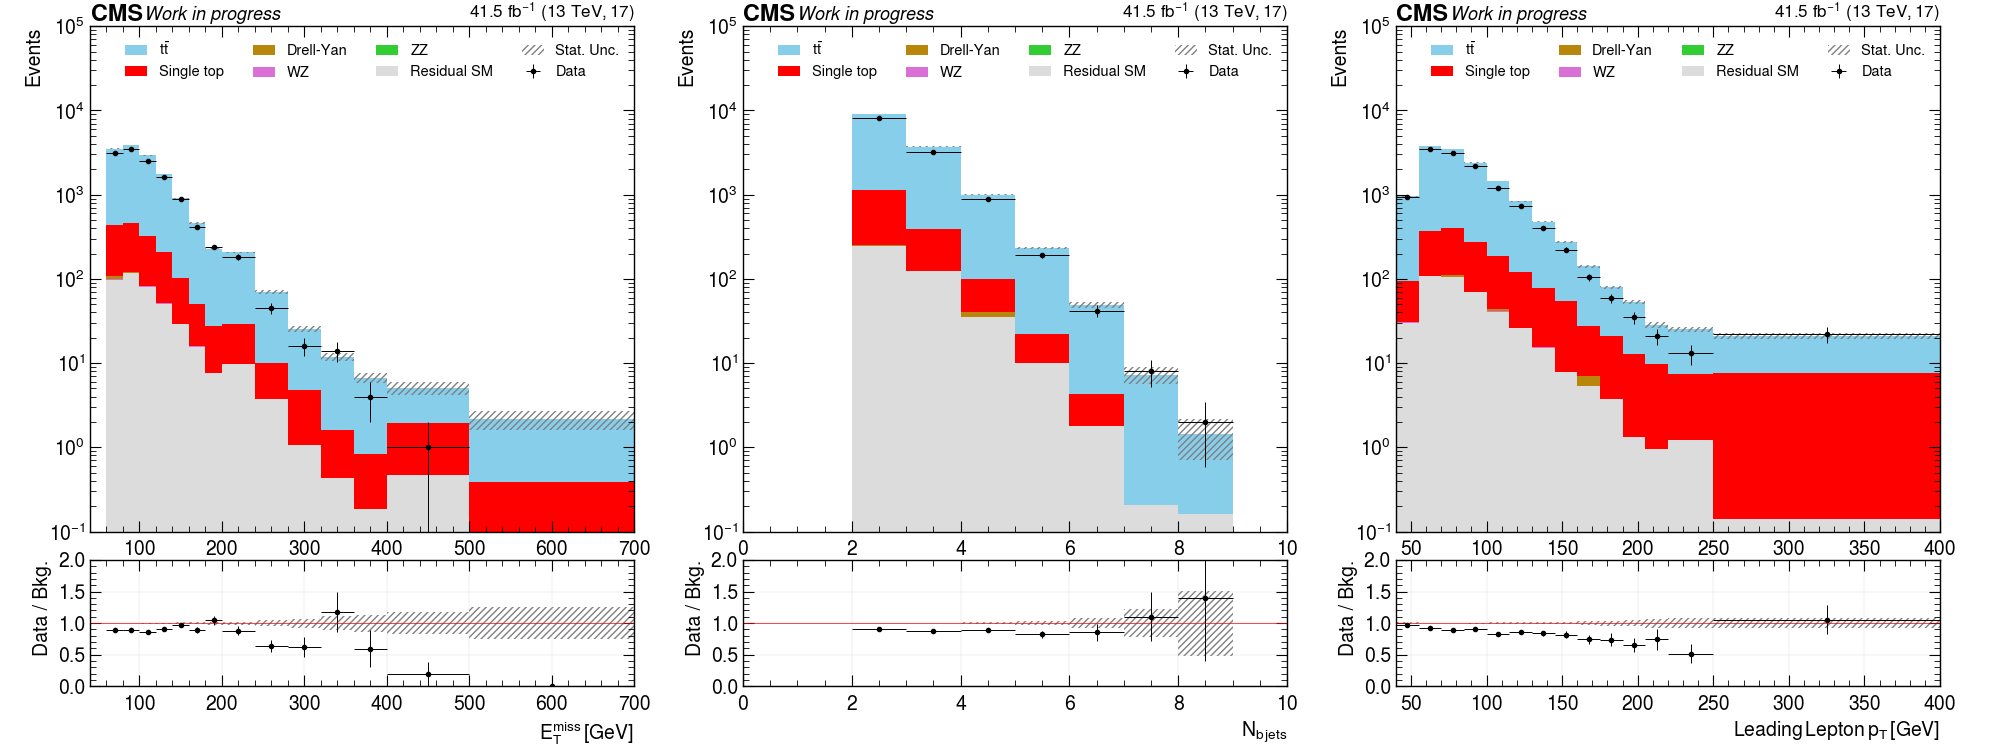

Source code (Python):
# %%
#==================================================================================================
# Import packages
#==================================================================================================
import os
import numpy as np
import pandas as pd
import json
import matplotlib.pyplot as plt
import matplotlib.gridspec as gs
import hepherolib.data as data
import hepherolib.analysis as ana
ana.start()


# %%
#==================================================================================================
# Read files
#==================================================================================================
basedir = "/home/gcorreia/cernbox/HEP/HHDM/SysTest/datasets"
period = '17'
luminosity = '41.5'

ds = data.read_files(basedir, period)


data.join_datasets(ds, "ST", [
    "ST_tW_antitop", 
    "ST_tW_top", 
    #"ST_s-channel",
    #"ST_t-channel_top", 
    #"ST_t-channel_antitop",
    ])

data.join_datasets(ds, "TT", [
    "TTTo2L2Nu", 
    "TTToSemiLeptonic",
    ])

data.join_datasets(ds, "DYJetsToLL", [
    "DYJetsToLL_Pt-Inclusive",
    ])

data.join_datasets(ds, "Residual", [
    "WZZ", 
    "WWZ", 
    "ZZZ", 
    "WWW", 
    "ZGToLLG", 
    "TTGamma", 
    "TTGJets", 
    "WW",
    #"WGToLNuG", 
    #"TTZToQQ", 
    #"TTZToNuNu", 
    #"TWZToLL_thad_Wlept", 
    #"TWZToLL_tlept_Whad", 
    #"TWZToLL_tlept_Wlept", 
    #"WJetsToLNu", 
    #"TTWZ", 
    #"TTZZ",
    ])

data.join_datasets(ds, "Data", [ # It changes for each year
    "Data_B", 
    "Data_C", 
    "Data_D", 
    "Data_E", 
    "Data_F",
    ])


def signal_label(param_0, param_1):
    label = r'$m_H=$' + str(param_0) + r', $m_\mathit{a}=$' + str(param_1)
    return label

# %%
#==================================================================================================
# Plot
#==================================================================================================
fig1 = plt.figure(figsize=(20,7.5))
grid = [2, 3]
gs1 = gs.GridSpec(grid[0], grid[1], height_ratios=[4, 1])

df = ds.copy()
for key in df.keys():
    dataset = df[key]
    df[key] = dataset[(dataset["RegionID"] == 2)]

colors = ['gainsboro', 'orchid', 'limegreen', 'red', 'skyblue', 'darkgoldenrod']
labels = [r'Residual SM', r'$WZ$', r'$ZZ$', 'Single top', r'$t\bar{t}$', 'Drell-Yan']
dataframes = [df["Residual"], df["WZ"], df["ZZ"], df["ST"], df["TT"], df["DYJetsToLL"]]
dataframes, labels, colors, sizes = data.order_datasets(dataframes, labels, colors)


#=================================================================================================================
N = 1
#=================================================================================================================
#==================================================
ax1 = plt.subplot(ana.position(gs1,grid,N,1))              # Positioning at subplot 1 of the plot number 1
#==================================================
var = "MET_pt"
bins = [40, 60, 80, 100, 120, 140, 160, 180, 200, 240, 280, 320, 360, 400, 500, 700]
ybkg, errbkg = ana.stacked_plot( ax1, var, dataframes, labels, colors, weight="evtWeight", bins=bins )  # Produce the stacked plot
#print(ybkg)
ydata, errdata = ana.data_plot( ax1, var, df["Data"], bins=bins )
#print(ydata)
ana.labels(ax1, ylabel="Events")  # Set up the label names
ana.style(ax1, lumi=luminosity, year=period[-2:], ylog=True, legend_ncol=4, ylim=[1.e-1,1.e5]) # Set up the plot style and information on top

#==================================================
ax2 = plt.subplot(ana.position(gs1,grid,N,2), sharex=ax1)  # Positioning at subplot 2 of the plot number 2
#==================================================
ana.ratio_plot( ax2, ydata, errdata, ybkg, errbkg, bins=bins)
ana.labels(ax2, xlabel=r"$E_T^\mathrm{miss}\,[\mathrm{GeV}]$", ylabel="Data / Bkg.")  # Set up the label names
ana.style(ax2, ylim=[0., 2], yticks=[0, 0.5, 1, 1.5, 2], xgrid=True, ygrid=True)


#=================================================================================================================
N = 2
#=================================================================================================================
#==================================================
ax1 = plt.subplot(ana.position(gs1,grid,N,1))              # Positioning at subplot 1 of the plot number 1
#==================================================
var = "Nbjets"
bins = np.linspace(0,10,11)
ybkg, errbkg = ana.stacked_plot( ax1, var, dataframes, labels, colors, weight="evtWeight", bins=bins )  # Produce the stacked plot
#print(ybkg)
ydata, errdata = ana.data_plot( ax1, var, df["Data"], bins=bins )
#print(ydata)
ana.labels(ax1, ylabel="Events")  # Set up the label names
ana.style(ax1, lumi=luminosity, year=period[-2:], ylog=True, legend_ncol=4, ylim=[1.e-1,1.e5]) # Set up the plot style and information on top

#==================================================
ax2 = plt.subplot(ana.position(gs1,grid,N,2), sharex=ax1)  # Positioning at subplot 2 of the plot number 2
#==================================================
ana.ratio_plot( ax2, ydata, errdata, ybkg, errbkg, bins=bins)
ana.labels(ax2, xlabel=r"$N_\mathrm{b\,jets}$", ylabel="Data / Bkg.")  # Set up the label names
ana.style(ax2, ylim=[0., 2], yticks=[0, 0.5, 1, 1.5, 2], xgrid=True, ygrid=True)


#=================================================================================================================
N = 3
#=================================================================================================================
#==================================================
ax1 = plt.subplot(ana.position(gs1,grid,N,1))              # Positioning at subplot 1 of the plot number 1
#==================================================
var = "LeadingLep_pt"
bins = [40, 55, 70, 85, 100, 115, 130, 145, 160, 175, 190, 205, 220, 250, 400]
ybkg, errbkg = ana.stacked_plot( ax1, var, dataframes, labels, colors, weight="evtWeight", bins=bins )  # Produce the stacked plot
#print(ybkg)
ydata, errdata = ana.data_plot( ax1, var, df["Data"], bins=bins )
#print(ydata)
ana.labels(ax1, ylabel="Events")  # Set up the label names
ana.style(ax1, lumi=luminosity, year=period[-2:], ylog=True, legend_ncol=4, ylim=[1.e-1,1.e5]) # Set up the plot style and information on top

#==================================================
ax2 = plt.subplot(ana.position(gs1,grid,N,2), sharex=ax1)  # Positioning at subplot 2 of the plot number 2
#==================================================
ana.ratio_plot( ax2, ydata, errdata, ybkg, errbkg, bins=bins)
ana.labels(ax2, xlabel=r"$\mathrm{Leading\, Lepton\,} p_T\,[\mathrm{GeV}]$", ylabel="Data / Bkg.")  # Set up the label names
ana.style(ax2, ylim=[0., 2], yticks=[0, 0.5, 1, 1.5, 2], xgrid=True, ygrid=True)


#=================================================================================================================
# Make final setup, save and show plots
#=================================================================================================================
plt.subplots_adjust(left=0.045, bottom=0.085, right=0.97, top=0.965, wspace=0.2, hspace=0.09)
plt.savefig('distributions_'+period+'.pdf')
plt.savefig('distributions_'+period+'.png')
plt.show()
